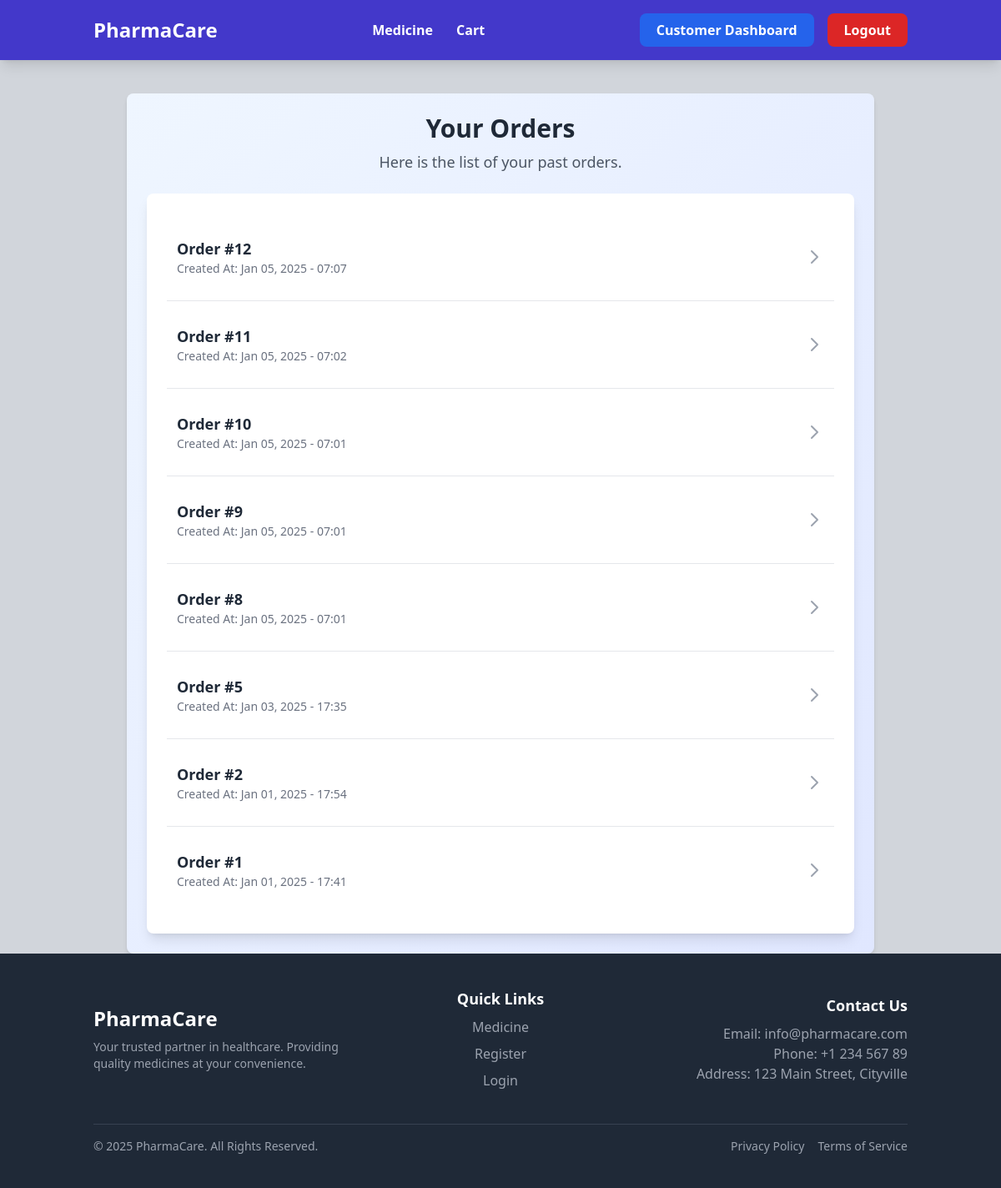
The page /Customer/orders/ (signed in) on the database its author committed.
### customer/models.py (models this page shows, shortened)
class Order(models.Model):
    user = models.ForeignKey(User, on_delete=models.CASCADE, related_name='orders')
    payment = models.OneToOneField(Payment, on_delete=models.CASCADE, related_name='order')
    created_at = models.DateTimeField(auto_now_add=True)

### customer/views.py (the view)
# urls.py: path('orders/', views.OrderListView.as_view(), name='order_list'),
class OrderListView(ListView, LoginRequiredMixin):
    model = Order
    template_name = "order_list.html"
    context_object_name = "orders"
    def get_queryset(self):
        return Order.objects.filter(user=self.request.user).order_by('-created_at')

### customer/templates/order_list.html
{% extends "base.html" %}
{% load tailwind_filters %}
{% load crispy_forms_tags %}
{% block content %}
<div class="max-w-4xl mx-auto mt-10 p-6 bg-gradient-to-br from-blue-50 to-indigo-100 rounded-lg shadow-md">
    <div class="mb-6 text-center">
        <h1 class="text-3xl font-bold text-gray-800">Your Orders</h1>
        <p class="text-lg text-gray-600 mt-2">Here is the list of your past orders.</p>
    </div>
    <div class="bg-white p-6 rounded-lg shadow-lg">
        <ul class="divide-y divide-gray-200">
            {% for order in orders %}
                <li class="py-4">
                    <a href="{% url 'order_detail' order.pk %}"
                       class="flex justify-between items-center group hover:bg-gray-100 p-3 rounded-lg transition duration-300">
                        <div>
                            <p class="font-semibold text-lg text-gray-800 group-hover:text-indigo-600">Order #{{ order.id }}</p>
                            <p class="text-sm text-gray-500">Created At: {{ order.created_at|date:"M d, Y - H:i" }}</p>
                        </div>
                        <div>
                            <svg xmlns="http://www.w3.org/2000/svg" class="h-6 w-6 text-gray-400 group-hover:text-indigo-600" fill="none" viewBox="0 0 24 24" stroke="currentColor">
                                <path stroke-linecap="round" stroke-linejoin="round" stroke-width="2" d="M9 5l7 7-7 7" />
                            </svg>
                        </div>
                    </a>
                </li>
            {% empty %}
                <li class="py-4 text-center text-gray-500">
                    You have no orders yet.
                </li>
            {% endfor %}
        </ul>
    </div>
</div>
{% endblock %}

### rows shown on the page
Order: id "12", created_at "Jan 05, 2025 - 07:07"
Order: id "11", created_at "Jan 05, 2025 - 07:02"
Order: id "10", created_at "Jan 05, 2025 - 07:01"
Order: id "9", created_at "Jan 05, 2025 - 07:01"
Order: id "8", created_at "Jan 05, 2025 - 07:01"
Order: id "5", created_at "Jan 03, 2025 - 17:35"
Order: id "2", created_at "Jan 01, 2025 - 17:54"
Order: id "1", created_at "Jan 01, 2025 - 17:41"
